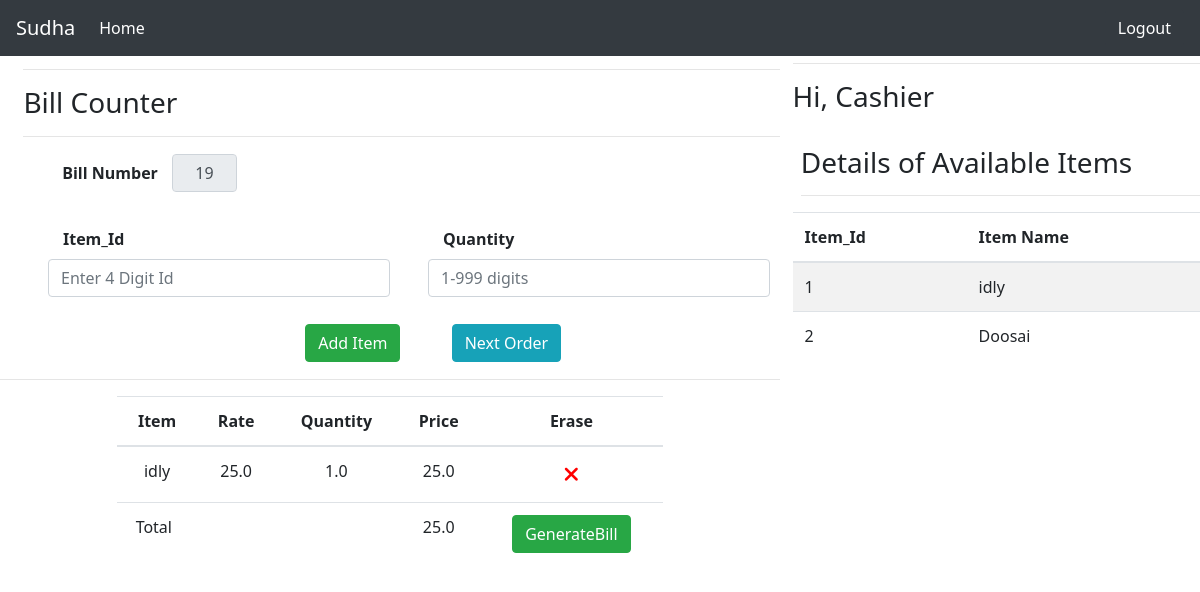
Screenshot of /cashier/search/ (signed in) with the database file from the repository.
### accounts/models.py (models this page shows)
class CompanyDetails(models.Model):
    Code = models.CharField(unique =True,max_length=30)
    Company_name = models.CharField(max_length=30)
    Owner_Email_Address = models.CharField(max_length=50)
    AdminPass = models.CharField(max_length=50)
    def __str__(self):
        return self.Company_name

### adminw/models.py (models this page shows, shortened)
class Items(models.Model):
    user = models.ForeignKey(User,on_delete=models.CASCADE,default='')
    Product_Id = models.IntegerField()
    Product_name = models.CharField(max_length=30)
    Price = models.FloatField()

### cashier/models.py (models this page shows, shortened)
class Sales(models.Model):
    user = models.ForeignKey(User,on_delete=models.CASCADE,default='')
    Product_name = models.CharField(max_length=30)
    Price = models.FloatField()
    Quantity = models.FloatField()
    Total = models.FloatField()

### cashier/views.py (the view, shortened to what this page needs)
# urls.py: path('search/',views.search,name='search'),
@login_required(login_url='/accounts/login')
def search(request):
    user=request.user
    test1  = request.user.username
    print ('user',user)
    c = CompanyDetails.objects.filter(Code= test1).first()
    print('shop',c)
    """ args=SalesDetails.objects.filter(user=user)
    t=args.aggregate(Max('BillNo'))
    t1=t['BillNo__max']
    bill = t1 #Maximum Value
    print('The acutal max is',t['BillNo__max'])
    ########################################################################
    if t['BillNo__max'] is None:
        bill = 1
        print('super')
        print(bill) """
    """
    else:
        bill = t1+1
        print('Bill',bill)"""
    sales =Sales.objects.filter(user=user)
    checking = Sales.objects.filter(user=user).aggregate(Sum('Total'))
    print (checking)
    items=Items.objects.filter(user=request.user).order_by('Product_Id')
    args=Bill.objects.filter(user=user)
    t=args.aggregate(Max('BillNumber'))
    t1=t['BillNumber__max']
    bill = t1
    context = {
        'sales':sales,
        'checking':checking,
        'shop' :c,
        'items':items,
        'bill': bill
    }
    return render(request,'search.html',context)

### templates/search.html (shortened to what this page needs)
{% extends "base.html" %}
{% block content%}
{% load static %}
<link rel="stylesheet" href="{% static 'css/csearch.css'%}">
<nav class="navbar navbar-expand-lg navbar-dark bg-dark" style="position: fixed; width: 100%;">
    <a class="navbar-brand mb-0 h1" href="{% url 'twolink' %}">{{shop}}</a>
    <div class="collapse navbar-collapse" id="navbarSupportedContent">
        <ul class="navbar-nav mr-auto">
            <li class="nav-item active">
                <a class="nav-link" href="{% url 'twolink' %}"> Home<span class="sr-only">(current)</span></a>
            </li>
            <li class="nav-item active">
                <a class="nav-link" href="#"><span class="sr-only">(current)</span></a>
            </li>
        </ul>
        <form class="form-inline my-2 my-lg-0">
            <a href="{% url 'login' %}" class="btn btn-dark my-2 my-sm-0" type="submit"> Logout</a>
        </form>
    </div>
</nav>
<div class="wrap">
    <div class="box1">
        <div class='righti'>
            <hr>
            <h3> Hi, Cashier </h3>
            <div style=" padding-left: 2%; font-family: 'Segoe UI', Tahoma, Geneva, Verdana, sans-serif;">
                <br>
                <h3>Details of Available Items</h3>
                <hr>
            </div>
            <div class='top'>
                <table class="table table-striped">
                    <thead>
                        <tr>
                            <th scope="col">Item_Id</th>
                            <th scope="col"> Item Name</th>
                        </tr>
                    </thead>
                    <tbody>
                        {%for item in items%}
                        <tr scope="row">
                            <td> {{ item.Product_Id }}</td>
                            <td>{{ item.Product_name }}</td>
                        </tr>
                        {% endfor %}
                    </tbody>
                </table>
            </div>
        </div>
    </div>
    <div class="box2" id='lefti'>
        <form action="" method="post">
            <div style="margin-left: 3%;">
                <hr id='hidden'>
                <h3 id='hidden'>Bill Counter</h3>
                <hr id='hidden'>
                <table style="margin-left: 5%;">
                    <thead>
                        <tr>
                            <th id='bill'>Bill Number &nbsp;&nbsp; </th>
                            <th><input id='bi' value={{bill}} class="form-control"
                                    style="width: 25%; text-align: center;" readonly>
                            </th>
                        </tr>
                    </thead>
                </table>
            </div>
            <br>
            <div class="grid-container">
                <div class="form-group">
                    <label for="ab" class="control-label col-sm-2"> <strong> Item_Id </strong></label>
                    <div class="col-sm-16">
                        <input type="text" class="form-control" id='ab' pattern="\d*" maxlength="4" name="id"
                            placeholder='Enter 4 Digit Id' required>
                    </div>
                </div>
                <div class="form-group">
                    <label for="bc" class="control-label col-sm-2"><strong>Quantity</strong></label>
                    <div class="col-sm-16">
                        <input type="text" class="form-control" id='bc' pattern="\d*" maxlength="3" name="quant"
                            placeholder='1-999 digits' required>
                    </div>
                </div>
            </div>
            <table class='next'>
                <thead>
                    <tr>
                        <th id='b1'> <input type="submit" value="Add Item" class="btn btn-success"></th>
                        <th></th>
                        <th id='b2'> <a href="{% url 'search' %}" class="btn btn-info"> Next Order </a></th>
                    </tr>
                </thead>
            </table>
            <hr>
        </form>
        <div class="right-table">
                <table class="table" style="text-align: center;" id='bottom'>
                    <thead class="table -info">
                        <tr>
                            <th scope="col">Item</th>
                            <th scope="col">Rate</th>
                            <th scope="col">Quantity</th>
                            <th scope="col">Price</th>
                            <th scope="col">Erase</th>
                    </thead>
                    {%for item in sales%}
                    <tbody>
                        <tr>
                            <td>{{ item.Product_name }}</td>
                            <td>{{ item.Price }}</td>
                            <td>{{ item.Quantity }}</td>
                            <td>{{ item.Total }}</td>
                            <td><a href="{% url 'remove' item.id %}"
                                    style="font-size: 130%; color: red; text-align: center;"> <i
                                        class="fas fa-times"></i></a></td>
                        </tr>
                        {% endfor %}
                        <tr>
                            {% if checking.Total__sum is empty %}
                            {% else %}
                            <td style="padding-left: 1%;"> Total </td>
                            <td></td>
                            <td></td>
                            <td> {{checking.Total__sum}} </td>
                            <td>
                                <form action="{% url 'export' %}" method='POST'>
                                    <input type="submit" value="GenerateBill" class="btn btn-success">
                                </form>
                            </td> {% endif %}
                        </tr>
                    </tbody>
                </table>
        </div>
    </div>
</div>
{% endblock %}

### static/css/csearch.css (style rules this page uses)
.wrap { display:flex; }
.righti { margin-left: 3%; margin-top: 15%; }
label { font-family:'Segoe UI', Tahoma, Geneva, Verdana, sans-serif; }
.grid-container { display: grid; grid-template-columns: auto auto; padding: 10px; }
.grid-container > div { border: 1px rgb(243, 236, 236); padding-left: 10%; }
.next { margin-left: 39%; }
body { font-family:'Segoe UI', Tahoma, Geneva, Verdana, sans-serif; }

### templates/search.html (style rules this page uses)
.box1 { width: 35%; overflow: scroll; order: 2; }
.box2 { width: 65%; overflow: scroll; order:1; }
.wrap { margin: 0; }
#b2 { padding-left: 23%; }
#lefti { margin-top: 3%; }
.right-table { width: 70%; margin-left: 15%; }

### rows the page displays
CompanyDetails: Company_name "Sudha"
Items: Product_Id "1", Product_name "idly"
Items: Product_Id "2", Product_name "Doosai"
Sales: Product_name "idly", Price "25.0", Quantity "1.0", Total "25.0"

### other values shown
{{ checking.Total__sum }} "25.0"
